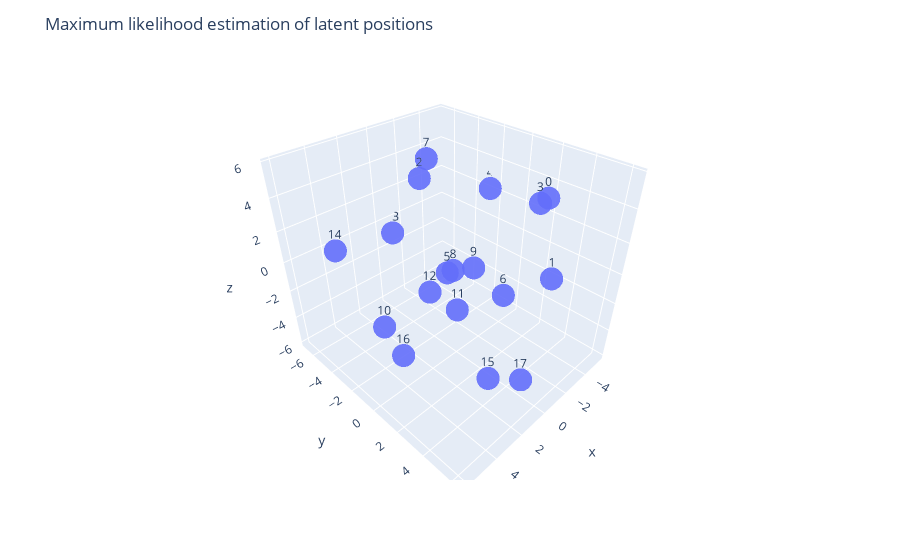

This figure's notebook cell:
### Markdown cell above
### Frequentist inference

### Code cell
Z_init = np.random.randn(n, 3)
a_init = np.random.randn()

Z_ML, a_ML, historyZ, historya =  SearchingMLE(G, Z_init ,a_init,1000)
print("Initial log-likelihood:", loglikelihood(G,Z_init,a_init))
print("Final log-likelihood:", loglikelihood(G,Z_ML,a_ML))
print("Final alpha:", a_ML)
Y_ML = np.zeros((n, n))
for i in range(n):
    for j in range(n):
        if j != i:
            Y_ML[i,j] = expit(a_ML - 0.5 * np.linalg.norm(Z_ML[i] - Z_ML[j])**2)


df = pd.DataFrame(Z_ML, columns=['x', 'y', 'z'])
df['node'] = list(G.nodes)
fig = px.scatter_3d(df, x='x', y='y', z='z', text='node', opacity=0.9)
fig.update_layout(title='Maximum likelihood estimation of latent positions')
fig.show()

plt.figure(figsize=(15,5))
plt.subplot(1,3,1)
plt.plot([loglikelihood(G, historyZ[t],historya[t]) for t in range(len(historya))])
plt.title("Loglikelihood through optimization algorithm")
plt.subplot(1,3,2)
sns.heatmap(Y, annot=False, cmap="Blues", cbar=False, square=True, linewidths=0.5, linecolor='white')
plt.title("True sociomatrix matrix")
plt.subplot(1,3,3)
sns.heatmap(Y_ML, annot=False, cmap="Reds", cbar=False, square=True, linewidths=0.5, linecolor='white')
plt.title("Estimated sociomatrix matrix")
plt.show()

### Figure 1 — Plotly figure (JSON) as saved in the notebook; plotly's stock layout.template omitted (floating-point values rounded to 4 significant figures)
{"data": [{"hovertemplate": "x=%{x}<br>y=%{y}<br>z=%{z}<br>node=%{text}<extra></extra>", "legendgroup": "", "marker": {"color": "#636efa", "opacity": 0.9, "symbol": "circle"}, "mode": "markers+text", "name": "", "scene": "scene", "showlegend": false, "text": [0, 1, 2, 3, 4, 5, 6, 7, 8, 9, 10, 11, 12, 13, 14, 15, 16, 17], "type": "scatter3d", "x": [-3.382, -5.199, 1.761, -2.876, -5.485, 0.116, 2.658, 0.09484, -0.01309, -4.673, 6.096, -2.602, 0.9516, -0.9463, 4.956, 0.8534, 5.821, 2.087], "y": [3.082, 2.801, -0.8937, 2.966, -2.564, -0.6961, 5.31, -2.201, -0.3555, -2.998, 1.241, -2.509, -1.269, -6.812, -4.095, 3.298, 2.149, 6.296], "z": [4.19, -1.948, 5.655, 4.042, 2.041, -0.5889, 2.543, 5.766, -0.3154, -3.759, 0.3394, -5.957, -1.818, -1.027, 1.552, -5.527, -1.047, -2.382]}], "layout": {"legend": {"tracegroupgap": 0}, "margin": {"t": 60}, "scene": {"domain": {"x": [0, 1], "y": [0, 1]}, "xaxis": {"title": {"text": "x"}}, "yaxis": {"title": {"text": "y"}}, "zaxis": {"title": {"text": "z"}}}, "title": {"text": "Maximum likelihood estimation of latent positions"}}}
